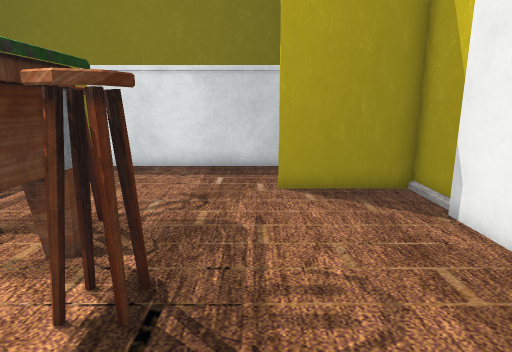
[1] (above)

17 first-person views from a walk through a scene from a Unity 3-D project. The camera is 1.3 m above the floor, tilts 12° down and sees 75° across. The floor is counted in squares, 0.5 m on a side. Each view is taken from the middle of a square. On the plan, view 1 faces up. The plan holds only what a view shows up to about 20 squares ahead; the rest is blank. The place goes on beyond the plan. Some surface patterns are stand-ins.

[2]
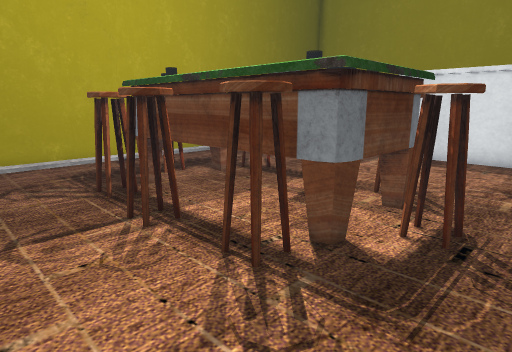

[3]
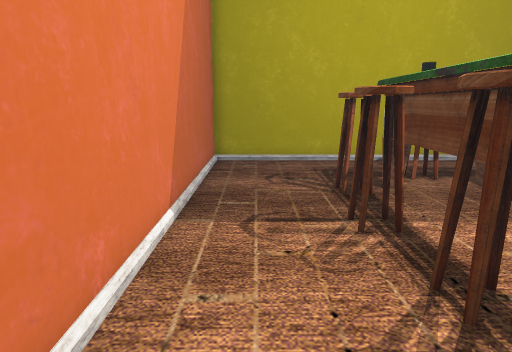

[4]
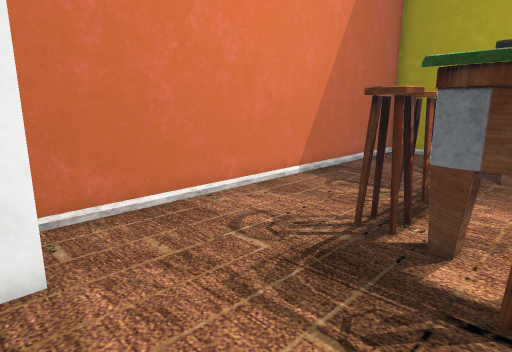

[5]
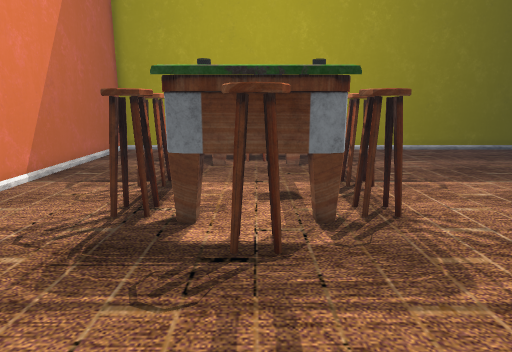

[6]
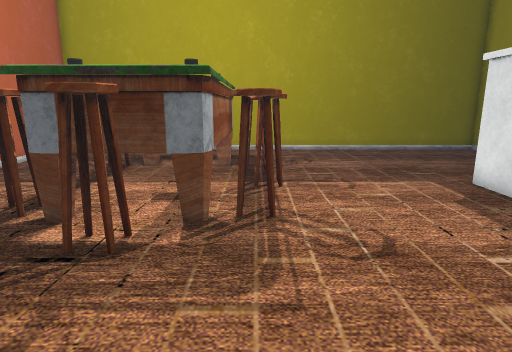

[7]
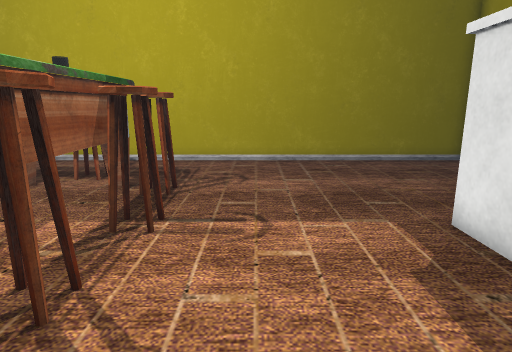

[8]
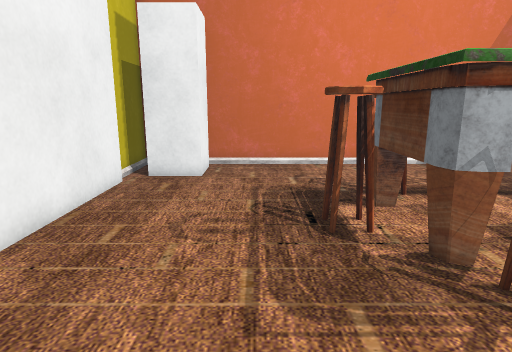

[9]
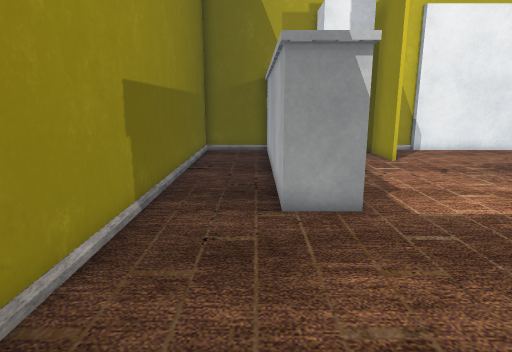

[10]
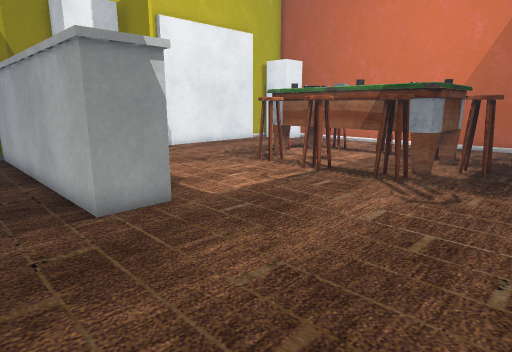

[11]
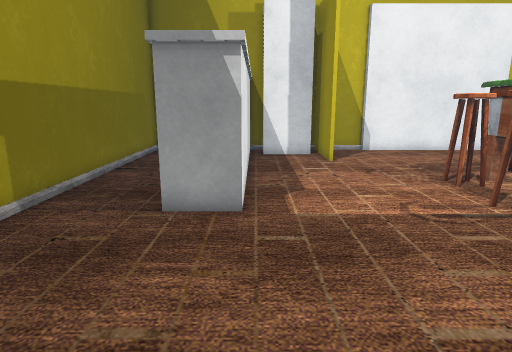

[12]
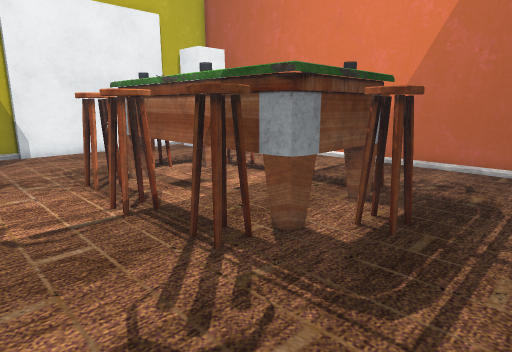

[13]
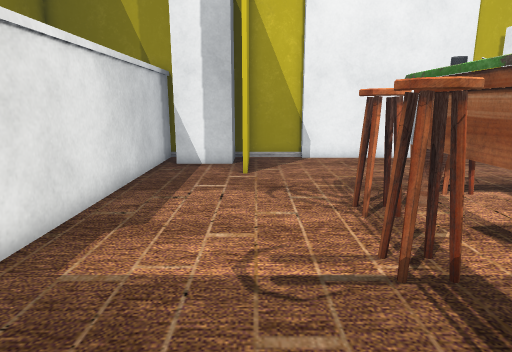

[14]
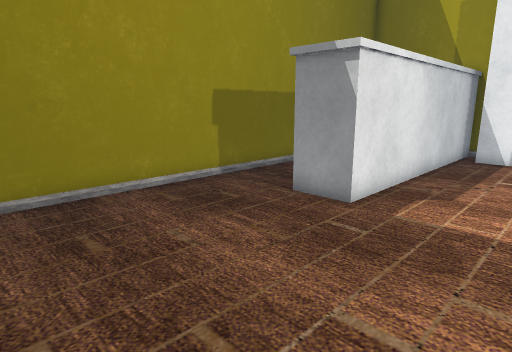

[15]
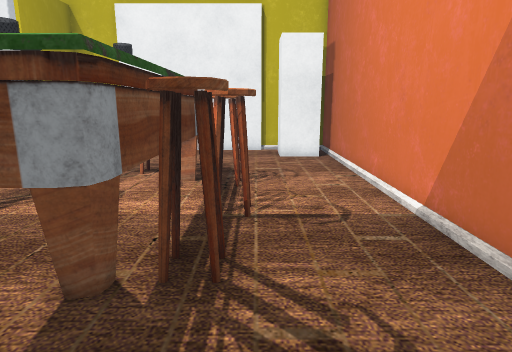

[16]
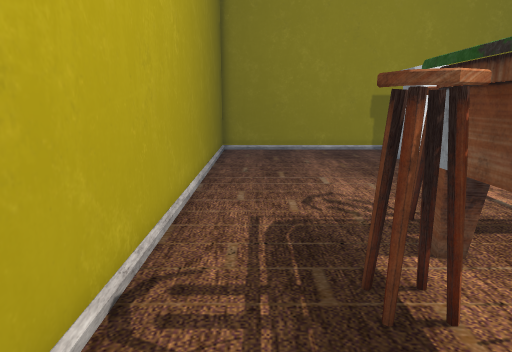

[17]
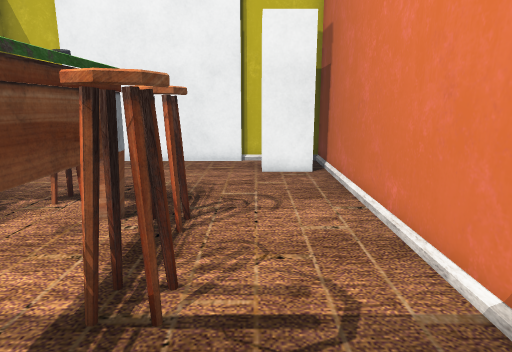

### Floor plan
Points are (right, up) in squares from view 1. A wall is a line through its corners. A room is listed if a view was taken in it or the views show most of it. See-through windows are left out.
Room 1 (views 1, 2, 3, 4, 5, 6, 7, 15, 16, 17)
walls: (4.6, -0.4) (4.6, 7.8); (5, 7.6) (5, 11); (5.1, 10.3) (0.6, 10.3); (-16, 7.5) (-16, -4) (5, -4) (5, -0.3)
ways out: opening at (-13.5, 6.5) to room 2; opening at (-1.2, 8.5) to room 2
objects: stool (-13, 3) to (-12, 5); stool (-11, 0) to (-9, 2); stool (-8, 0) to (-6, 1); stool (-5, 0) to (-3, 2); stool (-2, 3) to (-1, 5); block (2, -3) to (4, -1)
Room 2 (views 8, 9, 10, 11, 12, 13, 14)
walls: (0.6, 10.5) (5, 10.5); (2.9, 11) (2.9, 13.6); (4, 14.3) (-7, 14.3) (-7, 16.3) (5, 16.3) (5, 20) (-16, 20) (-16, 7.5)
ways out: opening at (-13.5, 6.5) to room 1; opening at (-1.2, 8.5) to room 1
objects: stool (-11, 7) to (-9, 8); stool (-8, 7) to (-6, 8); stool (-5, 6) to (-3, 8)

Positions as (right, up) in squares from view 1, and headings:
1: (0, 0), facing up
2: (0, -3), facing up-left
3: (0, -2), facing left
4: (3, 4), facing down-left
5: (4, 4), facing left
6: (4, 7), facing left
7: (0, 10), facing left
8: (0, 11), facing down
9: (-15, 17), facing right
10: (-15, 19), facing down-right
11: (-15, 14), facing right
12: (-15, 11), facing down-right
13: (-12, 10), facing right
14: (-15, 10), facing up-right
15: (-15, 0), facing right
16: (-14, 0), facing up
17: (-11, -1), facing right
